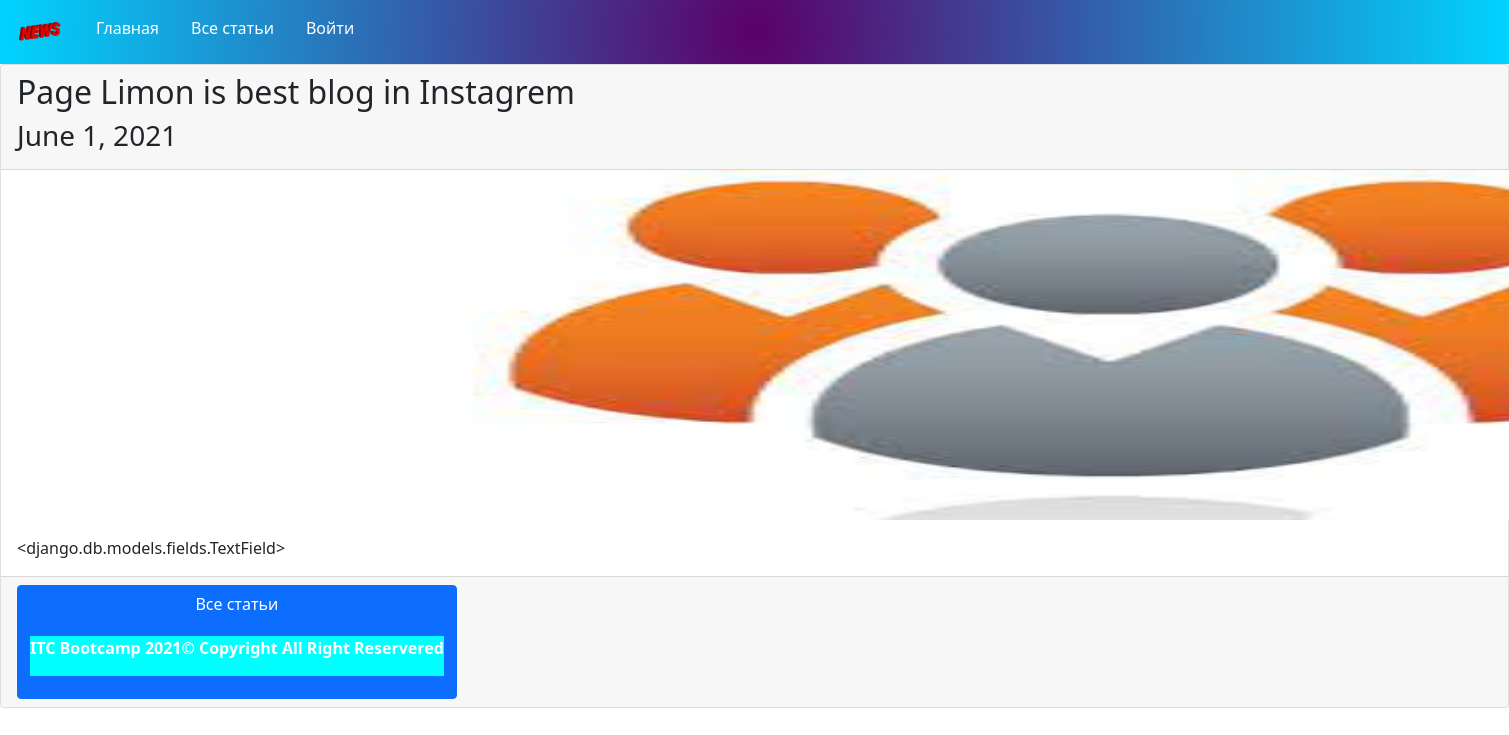
The app's page /post/4 with its own data.
### blog/models.py (models this page shows, shortened)
class Post(models.Model):
    title = models.CharField(max_length=255)
    category_name = models.CharField(max_length=255)
    post_category = models.ForeignKey( PostCategory,on_delete=CASCADE)
    content = models.TextField
    short_content = models.TextField()
    published = models.DateField()
    image = models.ImageField(upload_to='images/')

### blog/views.py (the view)
# urls.py: path('post/<int:post_id>',views.post_one),
def post_one(request,post_id):
    post_categories = PostCategory.objects.all()
    post = Post.objects.filter(id=post_id)
    return render(request,'post_one.html',{
        'post':post.first(),
        'posts_categories': post_categories
    })

### blog/templates/post_one.html (shortened to what this page needs)
<head>
    <link rel="stylesheet" href="/static/css/bootstrap-5.0.1-dist/css/bootstrap.css">
    <link rel="stylesheet" href="/static/css/style.css">
</head>
    <body>
    {% include 'header.html' %}
        <div class"container ">
            <div class="card">
                <div class="card-header">
                    <h2>{{ post.title}}</h2>
                    <h3 class="subtitle">{{ post.published}}</h3>
                </div>
                <img
                 src="{{ post.image.url}}"
                  class="card-img-top post-one-image">
                <div class="card-body">
                <div class="card-text">
                {{ post.content }}
                </div>
            </div>
            <div class="card-footer">
                <a class="btn btn-primary" href="/posts">
                    Все статьи
    {% include 'footer.html' %}
</body>

### blog/static/css/style.css (style rules this page uses)
.post-one-image { margin-left: 25%; width: 450x; height: 350px; }

### records on screen
Post: title "Page Limon is best blog in Instagrem", published "June 1, 2021", image (picture), content "<django.db.models.fields.TextField>"
